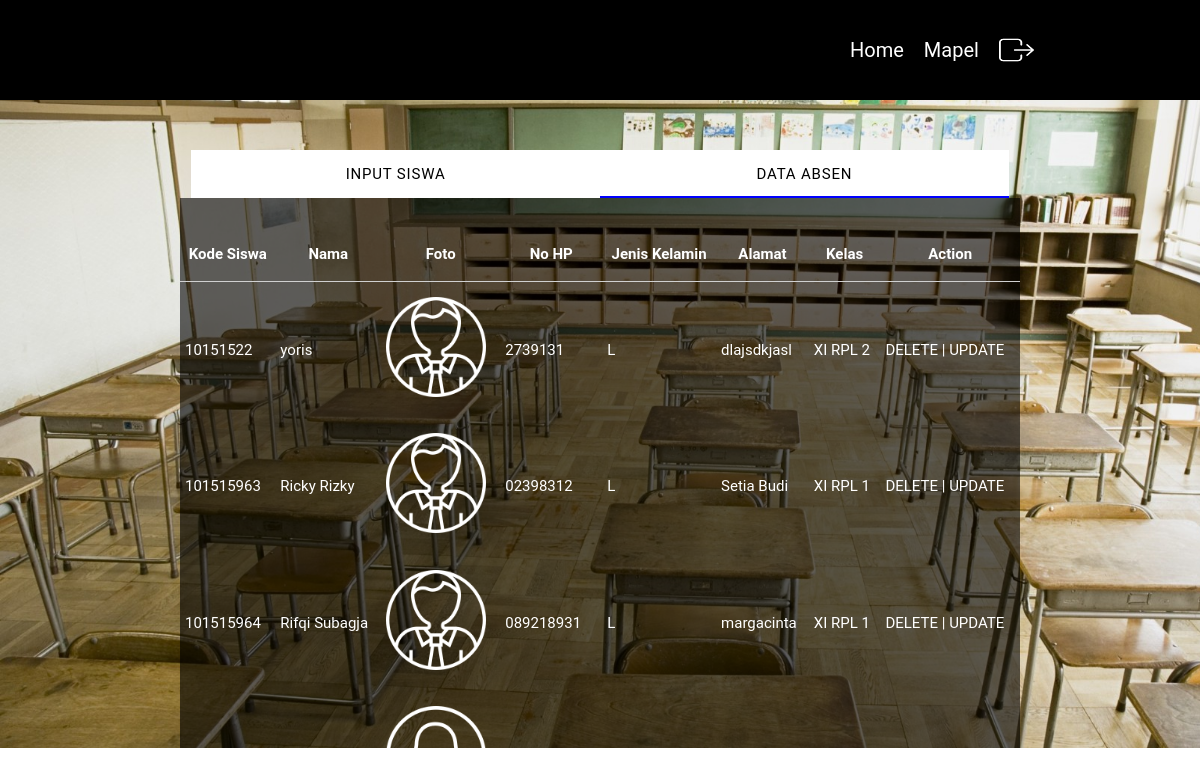
Page /admin/siswa/inputsiswa.php on the committed database.
### tables this page shows
CREATE TABLE `tb_siswa` (
  `nisn` varchar(20) NOT NULL,
  `nama_sis` varchar(50) NOT NULL,
  `alamat` varchar(50) NOT NULL,
  `no_telp` varchar(15) NOT NULL,
  `jk` enum('L','P') NOT NULL,
  `foto` varchar(255) NOT NULL,
  `kelas` varchar(30) NOT NULL
);

### admin/siswa/inputsiswa.php (the view, shortened to what this page needs)
<!DOCTYPE html>
<html lang="en">
<head>
	<link rel="stylesheet" href="../../asset/css/materialize.min.css">
	<link rel="stylesheet" href="../../asset/css/style.css">
</head>
<body style="background:url(../../asset/img/class.jpg)no-repeat;background-size:cover;">
<div class="navigasi">
	<ul class="forakun">
		<li class="nama_kelas"><a href="../admin.php" class="white-text">Home</a></li>
		<li class="nama_kelas"><a href="../mapel/input.php" class="white-text">Mapel</a></li><li><a href="../../asset/log.php?op=out"><img src="../../asset/img/logout.png" width="35px" height="30px" style="margin:20px 0px;" alt=""></a></li>
</ul>
</div>
 <div class="row" style="margin-top:150px;">
   <div class="container">
    <div class="col s12">
      <ul class="tabs">
        <li class="tab col s3"><a href="#test1">Input Siswa</a></li>
        <li class="tab col s3"><a class="active" href="#test2">Data Absen</a></li>
      </ul>
    </div>
    <div id="test2" class="col s12" style="background: rgba(0, 0, 0, 0.6);padding:30px 0px;height:550px;overflow-y:scroll;overflow-x:hidden;">
    <?php
$konek = mysqli_connect("localhost","root","","absensi");
$tampil = "SELECT * FROM tb_siswa";
$hasil = mysqli_query($konek,$tampil);
?>
    	<table>
        <thead class="white-text">
          <tr>
              <th data-field="id" class="center">Kode Siswa</th>
              <th data-field="name" class="center">Nama</th>
              <th data-field="name" class="center">Foto</th>
              <th data-field="price" class="center">No HP</th>
              <th data-field="price" class="center">Jenis Kelamin</th>
              <th data-field="price" class="center">Alamat</th>
              <th data-field="price" class="center">Kelas</th>
              <th data-field="price" class="center">Action</th>
          </tr>
        </thead>
        <tbody class="white-text">
			<?php
	while($data=mysqli_fetch_array($hasil)){
		$foto = $data['foto'];
		if($foto == NULL){
				if($data['jk'] == "P"){
					$foto = "Perem.png";
				}else if($data['jk'] == "L"){
					$foto = "Laki.png";
				}
			}else{
				$foto = $data['foto'];
			}
		echo "
			<tr>
				<td>$data[nisn]</td>
				<td>$data[nama_sis]</td>
				<td><img src = 'img/".$foto."' width=100px height=100px></td>
				<td>$data[no_telp]</td>
				<td>$data[jk]</td>
				<td>$data[alamat]</td>
				<td>$data[kelas]</td>
				<td><a href=\"delete.php?no=$data[nisn]\" class='white-text'>DELETE</a> | <a href=\"update.php?no=$data[nisn]\" class='white-text'>UPDATE</a></td>
			</tr>
		";
	}
?>
        </tbody>
      </table>
    </div>
   </div>
  </div>
</body>
</html>

### asset/css/style.css (style rules this page uses)
.nama_kelas { margin: 20px 0px; color: white; padding: 0px 10px; font-size: 20px; }
.row { margin: 0px 0px; }
.navigasi { position: fixed; top: 0; background: black; height: 100px; width: 100%; z-index: 99999; }
.forakun { float: right; width: 30%; margin: 5px 0px; }
.forakun li { float: left; display: inline-block; padding: 10px 10px; }

### rows in the picture
tb_siswa: nisn "10151522", nama_sis "yoris", no_telp "2739131", jk "L", alamat "dlajsdkjasl", kelas "XI RPL 2"
tb_siswa: nisn "101515963", nama_sis "Ricky Rizky", no_telp "02398312", jk "L", alamat "Setia Budi", kelas "XI RPL 1"
tb_siswa: nisn "101515964", nama_sis "Rifqi Subagja", no_telp "089218931", jk "L", alamat "margacinta", kelas "XI RPL 1"
tb_siswa: shows a picture
